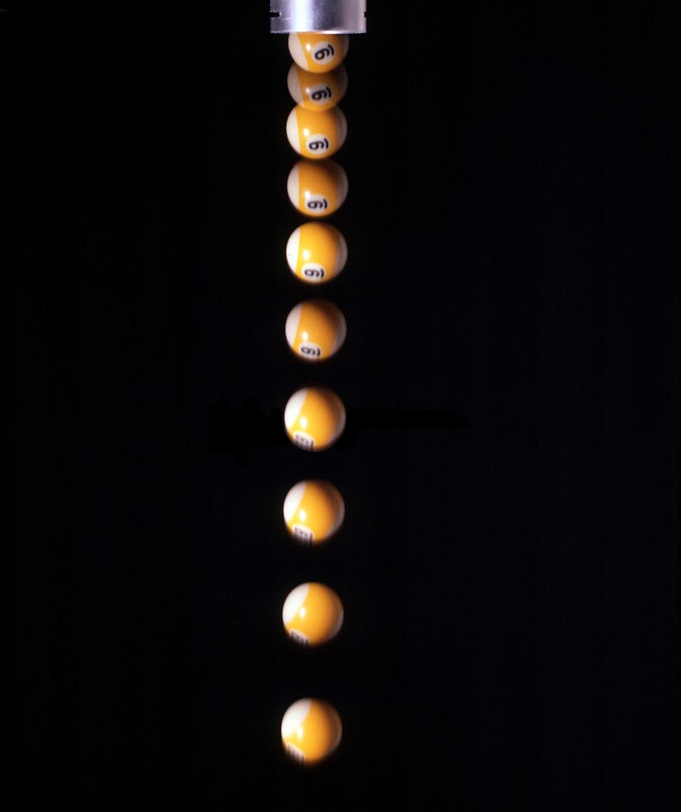
#> input picture Bolas1.tif, 681 x 812 px
$ jupyter execute --allow-errors encontrar-g-checkpoint.ipynb   (shell and % lines are left out)   (Python 2 division)
#> lines starting #> are read from the running program, lines starting #| are printed output that depends on the picture; after the words box and inside, x2 and y2 are one past the last pixel; in counts of white or black regions, pixels touching at a corner belong together; long printed decimals are rounded
[cell 1]
import scipy.ndimage as nd
%pylab

$x=\frac{1}{2} gt² $ http://www.cs.man.ac.uk/~barry/mydocs/MyCOMP28512/MS15_Notes/PyRefs/nbviewer.ipython.pdf

[cell 2]
imam=imread("Bolas1.tif")
#> imam is the input picture: shape (812, 681, 3); mean R, G, B 12.4, 9.7, 9.7
imr=imread("Bolas2.tif")
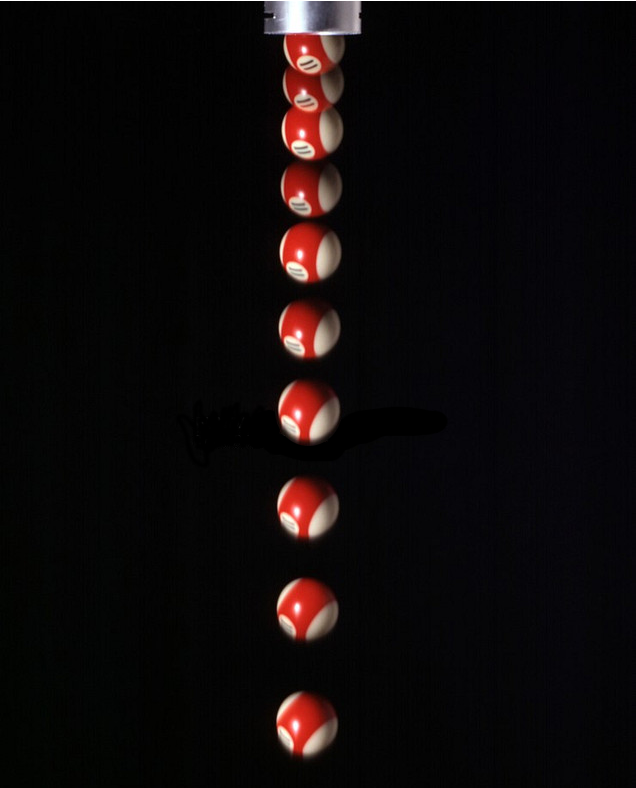
#> input picture Bolas2.tif, 636 x 788 px
#> imr is the input picture: shape (788, 636, 3); mean R, G, B 14.2, 9.5, 9.9

imflam=np.asarray(imam,dtype=np.float32) #las vuelve flotante
imflr=np.asarray(imr,dtype=np.float32) #las vuelve flotante

# las convierte a escalas de grises
imbgam=(imflam[:,:,0]+imflam[:,:,1]+imflam[:,:,2])/3
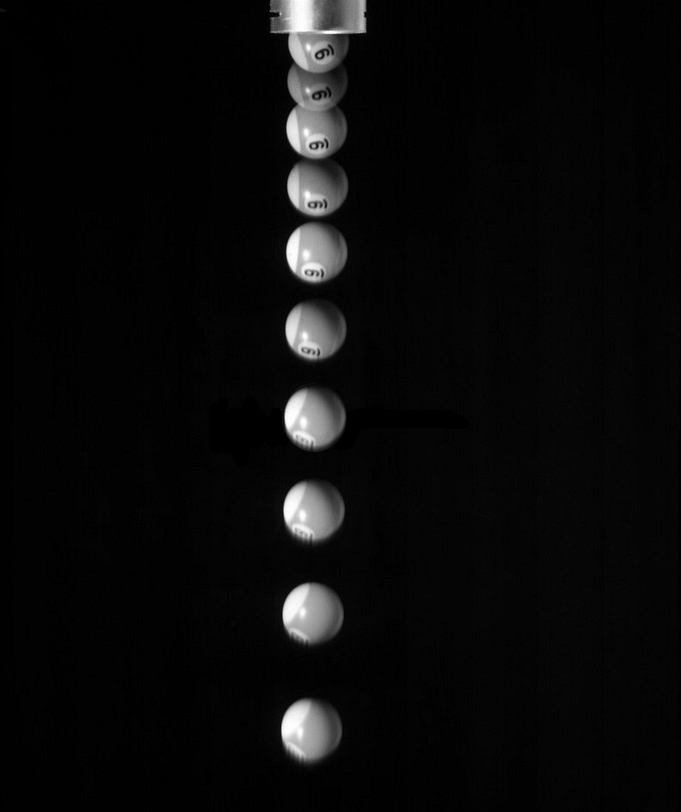
#> imbgam: shape (812, 681) float32; min 0, max 255, mean 10.6
imbgr=(imflr[:,:,0]+imflr[:,:,1]+imflr[:,:,2])/3
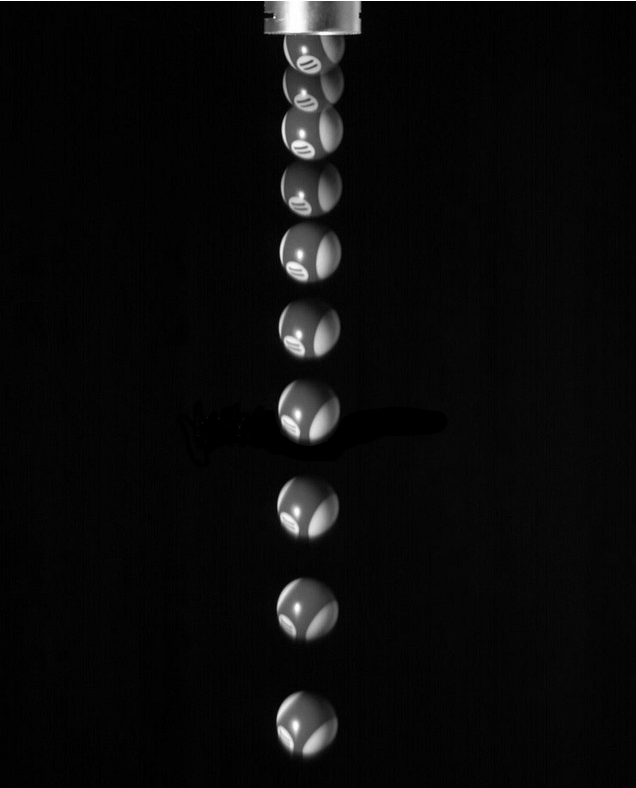
#> imbgr: shape (788, 636) float32; min 0, max 255, mean 11.2

# quita el ruido
im_filam=nd.median_filter(imbgam,(3,3))
im_filr=nd.median_filter(imbgr,(3,3))

[cell 3]
#binarizar
imbinam=where(im_filam<40,0,260)
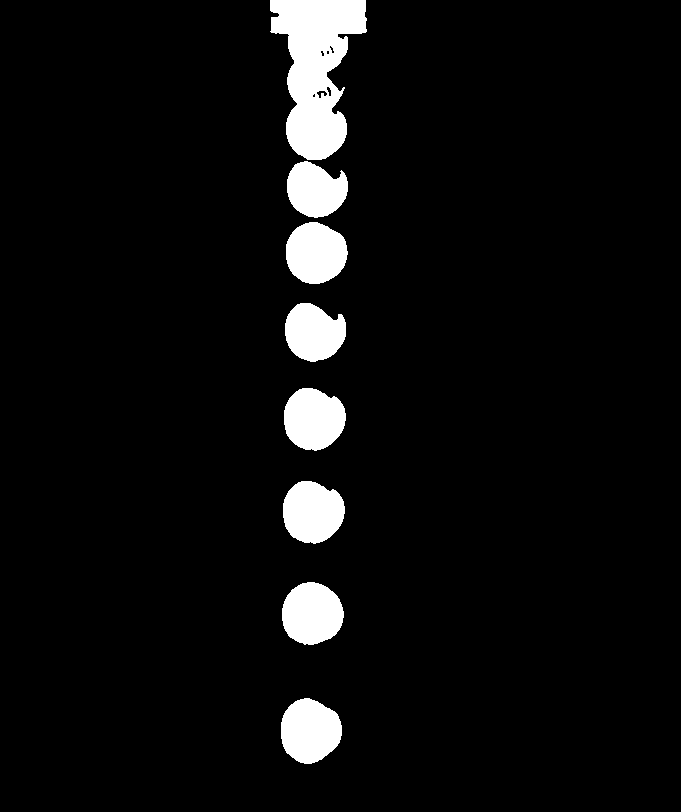
#> imbinam: shape (812, 681) int64; values 0 (black) and 260 (white), 5.4% white; 8 white regions, largest, box (x1, y1, x2, y2) and area: (270, 0, 367, 160) 9364, (281, 698, 342, 764) 3074, (282, 582, 344, 645) 3033
imbinr=where(im_filr<40,0,260)
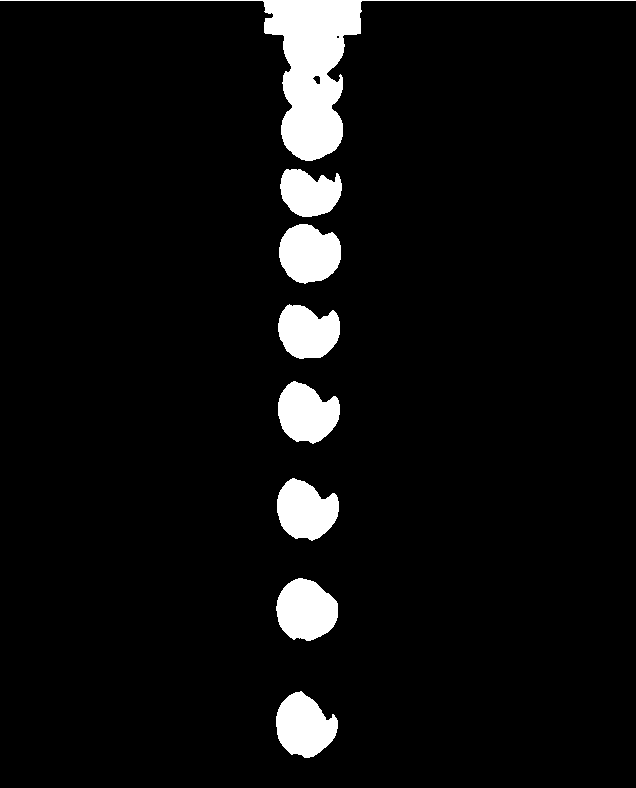
#> imbinr: shape (788, 636) int64; values 0 (black) and 260 (white), 5.9% white; 8 white regions, largest, box (x1, y1, x2, y2) and area: (0, 0, 636, 161) 10453, (276, 578, 338, 641) 2934, (279, 224, 341, 284) 2854

imshow(imbinam,cmap="gray")

[cell 4]
#darle valores a cada particula para encontrar el centro de masa de cada una mas facil
imnumam,nam=nd.label(imbinam)
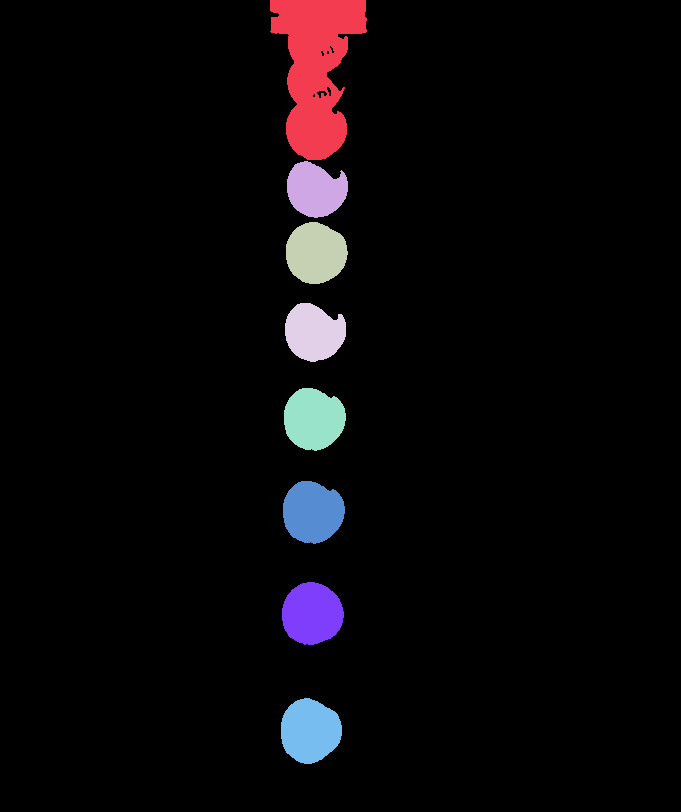
#> imnumam: shape (812, 681) int32; 9 distinct labels, from 0 to 8; one colour per label, 0 black
#> nam = 8
imnumr,nr=nd.label(imbinr)
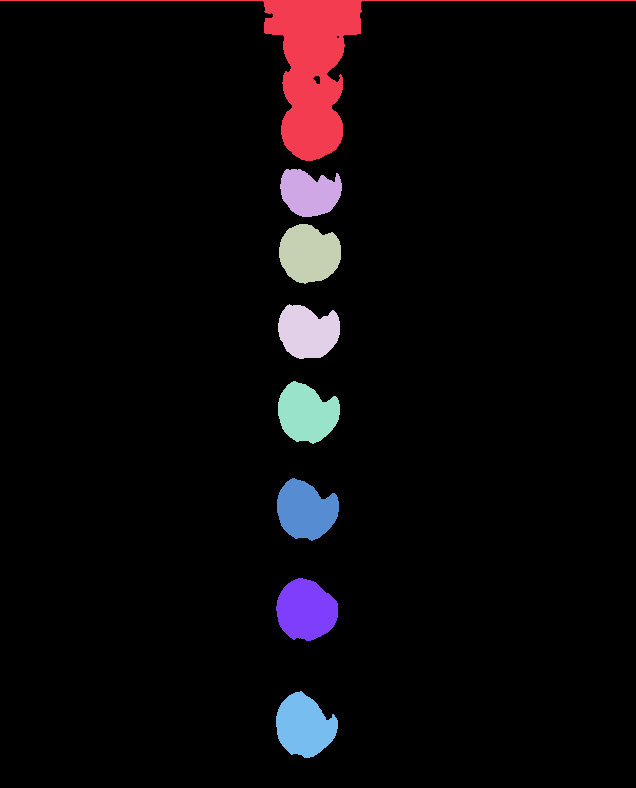
#> imnumr: shape (788, 636) int32; 9 distinct labels, from 0 to 8; one colour per label, 0 black
#> nr = 8

imshow(imnumam,cmap="gray")
colorbar()
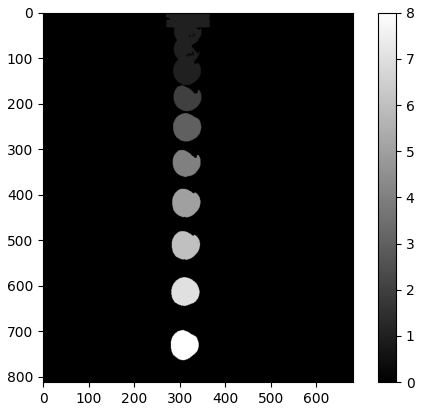
#> figure drawn by matplotlib, 2 panels

[cell 5]
#posicion de en cada instante de las particulas
pxam=nd.measurements.center_of_mass(imbgam,imnumam, [2,3,4,5,6,7,8])
#> pxam = [(191.3, 311.2), (253.4, 311.3), (333.3, 309.2), (419.3, 308.7), (512.3, 307.7), (612, 307.3), (729.9, 304.7)]
pxr=nd.measurements.center_of_mass(imbgr,imnumr, [2,3,4,5,6,7,8])
#> pxr = [(195.3, 307.7), (256.1, 307.4), (334.7, 306), (415.5, 304.3), (512.5, 303.3), (610.6, 302.6), (727, 300.6)]

print pxam
#| [(191.314, 311.150), (253.445, 311.291), (333.310, 309.240), (419.300, 308.662), (512.309, 307.656), (612.031, 307.283), (729.860, 304.727)]

#> (a cell that did not finish here is left out)

[cell 7]
#posicion de la particula xi 1px=0.030 bola amarilla y roja en 2 in caben 66 pixeles
Xam1=[]
#> Xam1 = []
Xr1=[]
Xt1=[]
for i in range(len(pxam)):
    Xam=pxam[i][0]*(2.0/10000)*0.0254
    Xr=pxr[i][0]*(2.0/10000)*0.0254
    Xam1.append(Xam)
    Xr1.append(Xr)
#> this loop made 7 passes
#> (Xam, Xr) on passes 1 to 7: (0.000972, 0.000992), (0.00129, 0.0013), (0.00169, 0.0017), (0.00213, 0.00211), (0.0026, 0.0026), (0.00311, 0.0031), (0.00371, 0.00369)
#> after the loop, Xam1 = [0.000972, 0.00129, 0.00169, 0.00213, 0.0026, 0.00311, 0.00371]; Xr1 = [0.000992, 0.0013, 0.0017, 0.00211, 0.0026, 0.0031, 0.00369]
#posicion bola tenis mide 60 mm 1px =0.57 mm en 60mm caben 106 pixeles

#genera tiempo desde la particula 4 hasta la particula 10 de 1/n*22 n es la particula n-esima para la bola 1
tam=[]
for i in range(4,11):
    l=1.0/(i*22)
    tam.append(l)
tr=[]
for i in range(4,11):
    l=1.0/(i*22)
    tr.append(l)

print len(tr),len(tam)

[cell 8]
from numpy.linalg import lstsq
Zam=Xam1
#> Zam has the same summary as Xam1
lam=[]
Zr=Xr1
#> Zr has the same summary as Xr1
lr=[]
Zt=Xt1
lt=[]

for x in range(7): #vector tiempo para la roja y amarilla
    lam.append([1,tam[x],tam[x]**2])
    lr.append([1,tr[x],tr[x]**2])


lam=np.array(lam)
lr=np.array(lr)


coefam,res,rank,s=lstsq(lam,Zam)
#> coefam = [0.00876, -1.45, 67.53]; res = [5.51e-08]; rank = 3; s = [2.65, 0.00596, 1.18e-05]
coefr,res,rank,s=lstsq(lr,Zr)
#> coefr = [0.00872, -1.44, 67.55]; res = [5.64e-08]

print 'coeficientes roja el 3 es la gravedad',coefam/2
#| coeficientes roja el 3 es la gravedad [ 4.37958636e-03 -7.24230092e-01  3.37664080e+01]
print 'coeficientes amarilla el 3 es la gravedad',coefr/2
#| coeficientes amarilla el 3 es la gravedad [ 4.36218414e-03 -7.21845570e-01  3.37743677e+01]

[cell 9]
from numpy.linalg import lstsq
Zam=Xam1
lam=[]
Zr=Xr1
lr=[]


for x in range(7): #vector tiempo para la roja y amarilla
    lam.append([tam[x]**2])
    lr.append([tr[x]**2])


lam=np.array(lam)
lr=np.array(lr)


coefam,res,rank,s=lstsq(lam,Zam)
#> coefam = [21.46]; res = [2.61e-05]; rank = 1; s = [0.000175]
coefr,res,rank,s=lstsq(lr,Zr)
#> coefr = [21.55]; res = [2.58e-05]

print 'coeficientes roja el 3 es la gravedad',coefam/2
#| coeficientes roja el 3 es la gravedad [10.731]
print 'coeficientes amarilla el 3 es la gravedad',coefr/2
#| coeficientes amarilla el 3 es la gravedad [10.777]

print lstsq(lam,Zam)
#| (array([21.462]), array([2.60529926e-05]), 1, array([0.0001752]))
print coefam
#| [21.462]

[cell 10]
print lam

[cell 11]
plot(Xt1,lt)
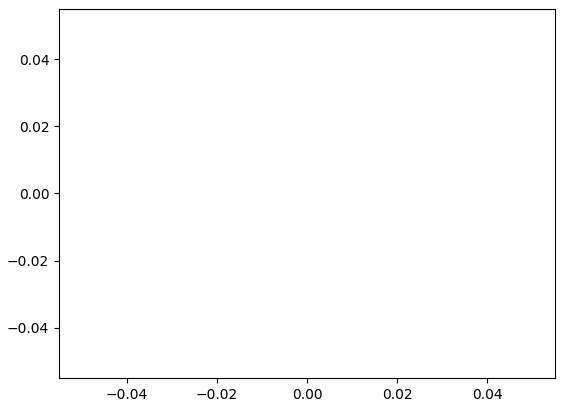
#> figure drawn by matplotlib, 1 panel
